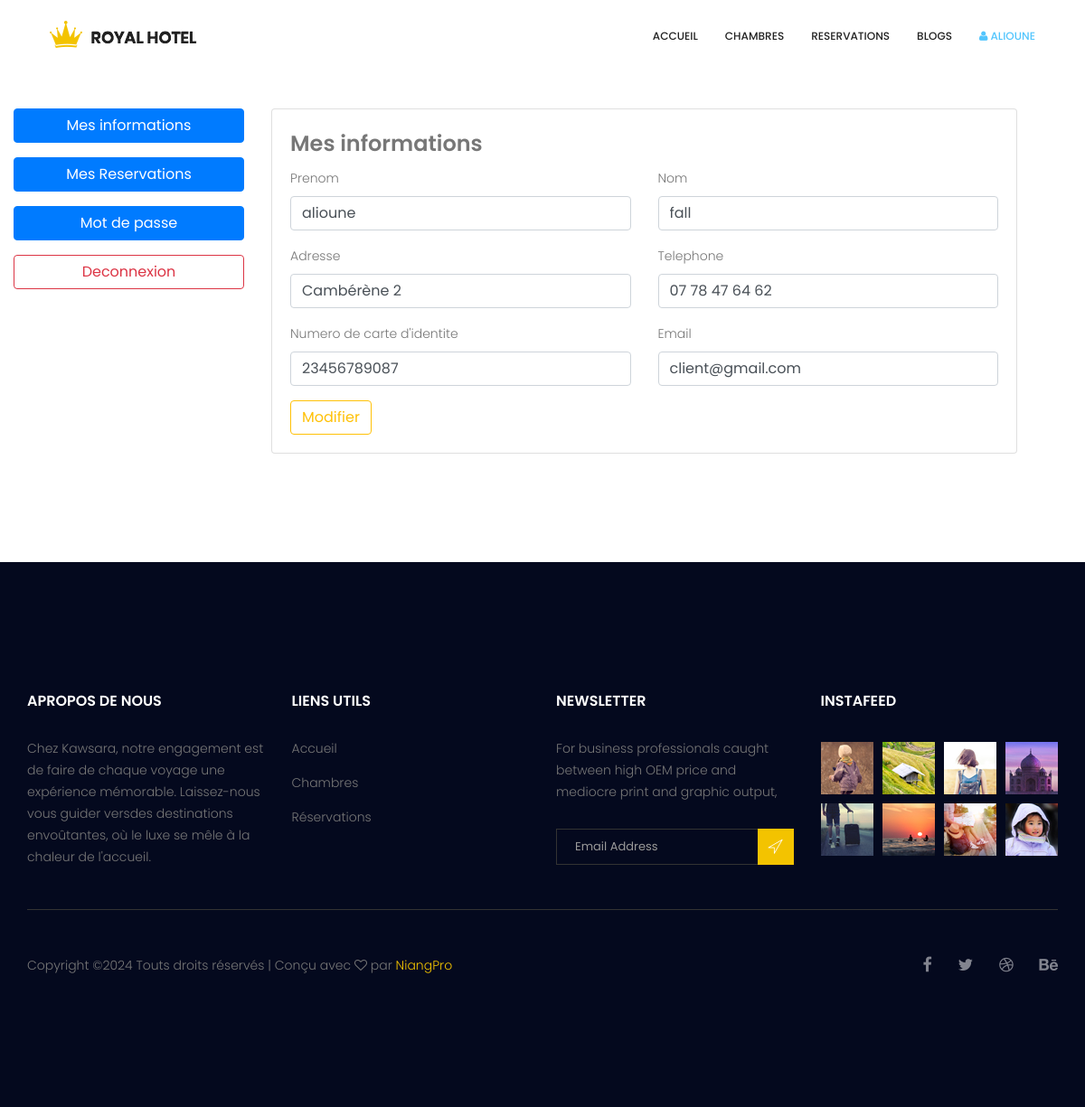
Page /?page=profil (signed in) on the committed database.
### tables this page shows
CREATE TABLE `users` (
  `id` int(11) NOT NULL,
  `prenom` varchar(50) NOT NULL,
  `nom` varchar(20) NOT NULL,
  `adresse` varchar(255) NOT NULL,
  `tel` varchar(20) NOT NULL,
  `cni` varchar(20) NOT NULL,
  `email` varchar(255) NOT NULL,
  `motdepasse` varchar(255) NOT NULL,
  `role` varchar(50) NOT NULL
);

### controllers/profilController.php (called while the page is built, shortened)
<?php
if (isset($_SESSION["user"])) {
    $user = avoirInfoUtilisateur($_SESSION["user"]->id);
} else {
    header("Location: ?page=home");
    exit();
}
require_once("views/profil.php");

### models/database.php (called while the page is built, shortened)
<?php
try {
    $db = new PDO("mysql:host=localhost;dbname=kawsara", "root", "");
} catch (PDOException $th) {
    setMessage($th->getMessage(), "danger");
}
function avoirInfoUtilisateur($id)
{
    global $db;
    try {
        $q = $db->prepare("SELECT * FROM users WHERE id =:id");
        $q->execute(["id" => $id]);
        return $q->fetch(PDO::FETCH_OBJ);
    } catch (PDOException $th) {
        setMessage($th->getMessage(), "danger");
    }
}

### views/profil.php (the view, shortened to what this page needs)
<section class="accomodation_area section_gap">
    <div class="container row accordion" id="profilAccordion">
        <p class="d-flex flex-column col-md-3">
            <a class="btn btn-primary" data-toggle="collapse" href="#info" role="button" aria-expanded="true" aria-controls="info">
                Mes informations
            </a>
            <a class="btn btn-primary mt-3" data-toggle="collapse" href="#commande" role="button" aria-expanded="true" aria-controls="commande">
                Mes Reservations
            </a>
            <a class="btn btn-primary mt-3" data-toggle="collapse" href="#password" role="button" aria-expanded="true" aria-controls="password">
                Mot de passe
            </a>
            <a class="btn btn-outline-danger mt-3" href="?logout">
                Deconnexion
            </a>
        </p>
        <div class="col-md-9">
            <div class="collapse show" id="info" data-parent="#profilAccordion">
                <div class="card card-body">
                    <h3>Mes informations</h3>
                    <form action="" method="post">
                        <div class="row">
                            <div class="form-group col-md-6">
                                <label for=""> Prenom</label>
                                <input type="text" value="<?= $user->prenom ?>" name="prenom" required class="form-control">
                            </div>
                            <div class="form-group col-md-6">
                                <label for=""> Nom</label>
                                <input type="text" value="<?= $user->nom ?>" name="nom" required class="form-control">
                            </div>
                            <div class="form-group col-md-6">
                                <label for=""> Adresse</label>
                                <input type="text" value="<?= $user->adresse ?>" name="adresse" required class="form-control">
                            </div>
                            <div class="form-group col-md-6">
                                <label for=""> Telephone</label>
                                <input type="text" name="tel" value="<?= $user->tel ?>" required class="form-control">
                            </div>
                            <div class="form-group col-md-6">
                                <label for=""> Numero de carte d'identite</label>
                                <input type="text" value="<?= $user->cni ?>" name="cni" required class="form-control">
                            </div>
                            <div class="form-group col-md-6">
                                <label for=""> Email</label>
                                <input type="email" value="<?= $user->email ?>" name="email" required class="form-control">
                            </div>
                        </div>
                        <button name="modifier" type="submit" class="btn btn-outline-warning">Modifier</button>
                    </form>
                </div>
            </div>
        </div>
    </div>
</section>

### assets/css/style.css (style rules this page uses)
a { text-decoration: none; -webkit-transition: all 0.3s ease-in-out; -o-transition: all 0.3s ease-in-out; transition: all 0.3s ease-in-out; }
body { line-height: 24px; font-size: 14px; font-family: "Poppins", sans-serif; font-weight: 300; color: #777777; }
section { background: #fff; }
h1, h2, h3, h4, h5, h6 { font-family: "Poppins", sans-serif; font-weight: 600; }
@media (min-width: 1200px) { .container { max-width: 1170px; } }
.section_gap { padding: 120px 0; }
h3 { font-size: 24px; }
h1, h2, h3, h4, h5, h6 { line-height: 1.5em; }

### rows in the picture
users: prenom "alioune", nom "fall", adresse "Cambérène 2", tel "07 78 47 64 62", cni "23456789087", email "client@gmail.com"

### other values in the picture
$_SESSION["user"]->prenom "ALIOUNE"
